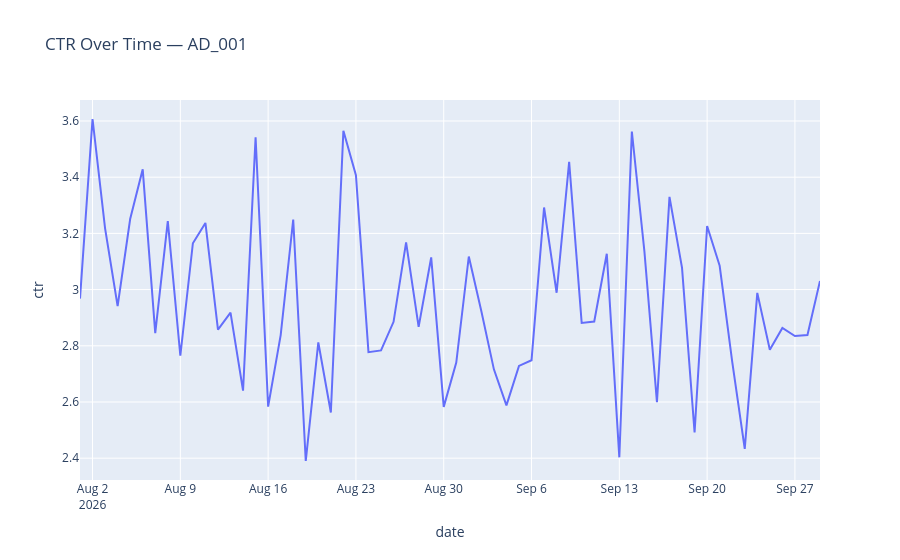

Here is the notebook cell this chart was saved with:
### Code cell
import plotly.express as px
ad_1 = df[df["ad_id"] == "AD_001"]

fig = px.line(
    ad_1,
    x="date",
    y="ctr",
    title="CTR Over Time — AD_001"
)

fig.show()
